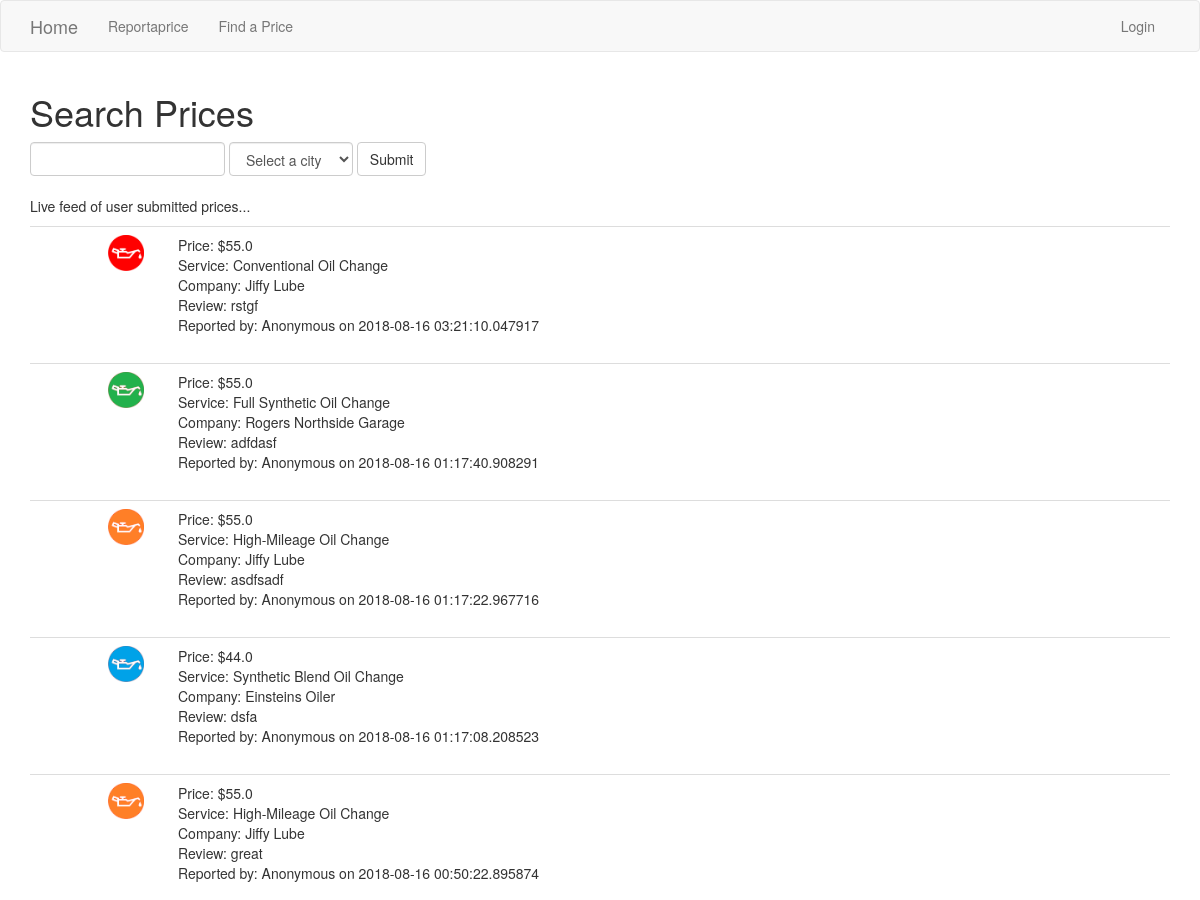
Before: /search (upper part) with the older database file.
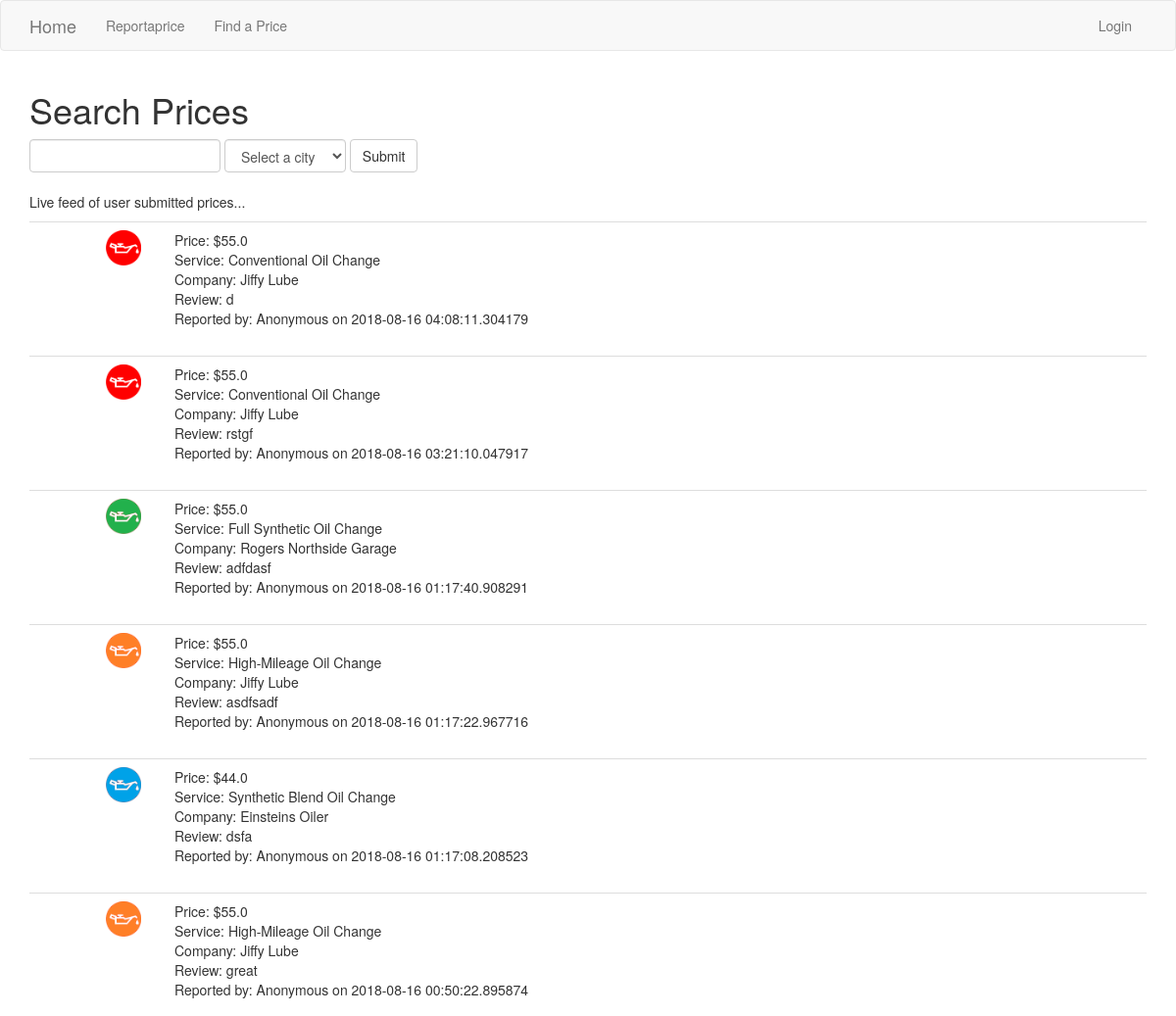
After: the same page with the newer database file.
### app/models.py (models this page shows, shortened)
class Post(db.Model):
    id = db.Column(db.Integer, primary_key=True)
    price = db.Column(db.Float)
    rating = db.Column(db.Integer)
    body = db.Column(db.String(140))
    timestamp = db.Column(db.DateTime, index=True, default=datetime.utcnow)
    user_id = db.Column(db.Integer, db.ForeignKey('user.id'))
    service_id = db.Column(db.Integer, db.ForeignKey('service.id'))
    company_id = db.Column(db.Integer, db.ForeignKey('company.id'))
    listing_id = db.Column(db.Integer, db.ForeignKey('listing.id'))

class Service(db.Model):
    id = db.Column(db.Integer, primary_key=True)
    parent_id = db.Column(db.Integer)
    title = db.Column(db.String(120))
    posts = db.relationship('Post', backref='service', lazy='dynamic')
    listings = db.relationship('Listing', backref='service', lazy='dynamic')
    companies = db.relationship(
        'Company', secondary=companies_services,
        backref=db.backref('services', lazy='dynamic'), lazy='dynamic')
    service_attributes = db.relationship('Service_Attributes', backref='service', lazy='dynamic')
    def icon(service):
        icon_path = '../static/' + service.title + '.png'
        return icon_path
    def __repr__(self):
        return '<Service {}>'.format(self.title)

class Company(db.Model):
    id = db.Column(db.Integer, primary_key=True)
    company_name = db.Column(db.String(120))
    company_address = db.Column(db.String(120))
    company_city = db.Column(db.String(120))
    company_zipcode = db.Column(db.String(120))
    company_website = db.Column(db.String(120))
    company_phone_number = db.Column(db.String(120))
    company_email = db.Column(db.String(120))
    posts = db.relationship('Post', backref='company', lazy='dynamic')
    listings = db.relationship('Listing', backref='company', lazy='dynamic')

### app/routes.py (the view)
@app.route('/search', methods=['GET', 'POST'])
def search():
    page = request.args.get('page', 1, type=int)
    form = ExploreForm()
    if form.validate_on_submit():
        service = form.service.data
        return redirect(url_for('find', service=service.id))
    posts = Post.query.order_by(Post.timestamp.desc()).paginate(
                page, app.config['POSTS_PER_PAGE'], False)
    next_url = url_for('find', service=service.id, page=posts.next_num) \
        if posts.has_next else None
    prev_url = url_for('find', service=service.id, page=posts.prev_num) \
        if posts.has_prev else None
    return render_template("index.html", title='Explore', posts=posts.items,
                          next_url=next_url, prev_url=prev_url, form=form)

### app/forms.py
class ExploreForm(FlaskForm):
    service = QuerySelectField(query_factory=service_query, allow_blank=True, blank_text='Select a Service', get_label='title', validators=[
        DataRequired()])
    city = SelectField(choices = [('','Select a city'), ('Boise','Boise, Idaho')], validators=[DataRequired()])
    submit = SubmitField('Submit')

### app/models.py (called while the page is built)
    def avatar(self, size):
        digest = md5(self.email.lower().encode('utf-8')).hexdigest()
        return 'https://www.gravatar.com/avatar/{}?d=identicon&s={}'.format(
            digest, size)

### app/routes.py (called while the page is built)
@app.before_request
def before_request():
    if current_user.is_authenticated:
        current_user.last_seen = datetime.utcnow()
        db.session.commit()

### app/templates/index.html (shortened to what this page needs)
{% extends "base.html" %}
{% import 'bootstrap/wtf.html' as wtf %}
{% block app_content %}
	<h1>Search Prices</h1>
    <form autocomplete="off" action="" method="post" class="form-inline">
        <div class="form-group">
            {{ form.service(cols=32, rows=4, class="form-control" ) }}<br>
        </div>
        <div class="form-group">
            {{ form.city(cols=32, rows=4, class="form-control", placeholder="Enter City") }}<br>
        </div>
        {{ form.submit(class="btn btn-default") }}
    </form>
    <br>
    <P>Live feed of user submitted prices...</p>
    {% for post in posts %}
        {% include '_post.html' %}
    {% endfor %}
{% endblock %}

### app/templates/_post.html
<table class="table table-hover">
	<tr>
		<td width="70px">
	    <td><img src="{{ post.service.icon() }}" style="width:36px;height:36px;"></td>
	    <td width="1000px">
	        Price: ${{ post.price }}<br>
	        Service: {{ post.service.title }}<br>
	        Company: {{ post.company.company_name }}<br>
	        Review: {{ post.body }}<br>
	        Reported by:
	        {% if post.author %}
	        <a href="{{ url_for('user', username=post.author.username) }}">
	            {{ post.author.username }}</a> on {{post.timestamp}}
	        {% else %}
	    	Anonymous on {{post.timestamp}}
	        {% endif %}
	    </td>
	</tr>
</table>

Changed rows visible on the page:
added Post: service.icon (picture), price "55.0", service "Conventional Oil Change", company.company_name "Jiffy Lube", body "d", timestamp "2018-08-16 04:08:11.304179"
